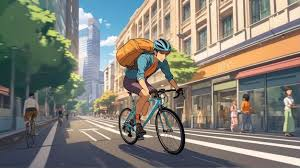
#> input picture DetectEdgesWithOpenCVandPython/data/images/bike.jpeg, 300 x 168 px
$ jupyter execute first.ipynb
#> lines starting #> are read from the running program, lines starting #| are printed output that depends on the picture
1. Import Dependencies

[cell 1]
# Import opencv for computer vision stuff
import cv2
# Import os for file paths
import os

Load Images

[cell 2]
# Define the file path to the image
IMG_PATH = os.path.join('data', 'images', 'bike.jpeg')

[cell 3]
# Read in image
img = cv2.imread(IMG_PATH)
#> img is the input picture: shape (168, 300, 3); mean B, G, R 117.3, 127, 130.4

[cell 4]
# Resize Image
resized_img = cv2.resize(img, (int(img.shape[1]*2), int(img.shape[0]*2)))
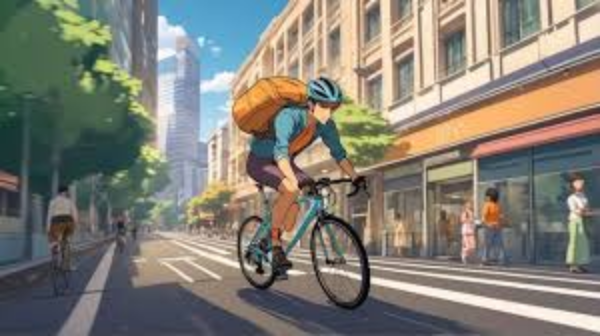
#> resized_img: shape (336, 600, 3); mean B, G, R 117.2, 127, 130.3
# VIEW THE IMAGE USING OPENCV
cv2.imshow('Frame View', resized_img)
cv2.waitKey(0)
cv2.destroyAllWindows()

3. Edge Detection

[cell 5]
#Apply Canny
gray = cv2.cvtColor(img, cv2.COLOR_BGR2GRAY)
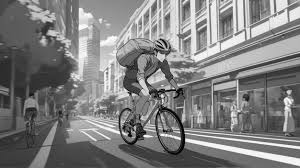
#> gray: shape (168, 300); min 0, max 254, mean 126.9
blur = cv2.GaussianBlur(gray, (5,5), 0)
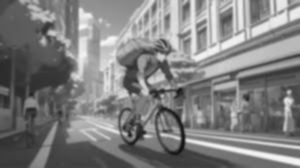
#> blur: shape (168, 300); min 18, max 246, mean 126.9
canny = cv2.Canny(blur, threshold1=180, threshold2=200)
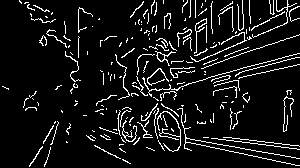
#> canny: shape (168, 300); 8.5% white in thin lines or dots

[cell 6]
# Resize Image
resized_img = cv2.resize(canny, (int(img.shape[1]*2), int(img.shape[0]*2)))
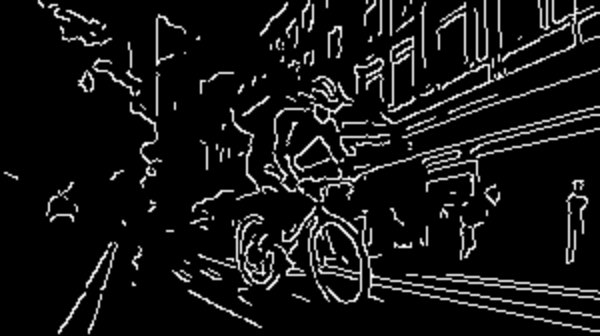
#> resized_img: shape (336, 600); min 0, max 255, mean 21.7
# VIEW THE IMAGE USING OPENCV
cv2.imshow('Frame View', resized_img)
cv2.waitKey(0)
cv2.destroyAllWindows()

[cell 7]
cv2.imwrite('edges.jpeg', canny)
#> Out = True
